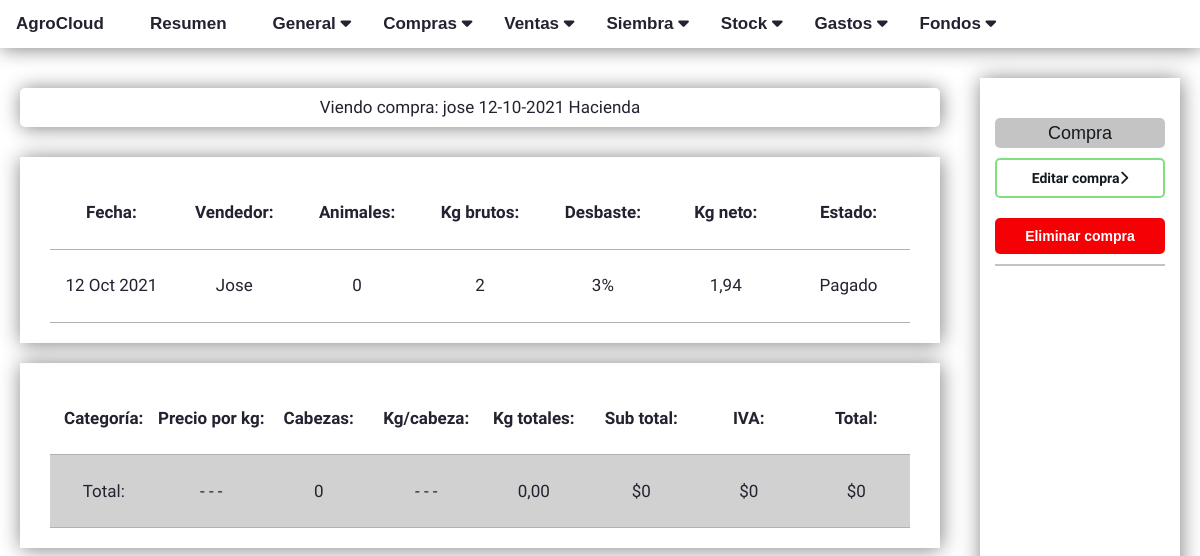
The app's page /purchases/3/ (signed in) with its own data.
### purchases/models.py (models this page shows, shortened)
class Purchases(models.Model):
    STATUS_CHOICES = (
        ('pagado','Pagado'),
        ('por pagar','Por pagar')
    )
    campo = models.ForeignKey(Land, on_delete=models.CASCADE)
    slug = models.SlugField(max_length=250,unique_for_date='date')
    client = models.CharField(max_length=250)
    date = models.DateTimeField(auto_now_add=True)
    brute_kg = models.IntegerField(default=0)
    desbaste = models.IntegerField(default=0)
    total_animals = models.IntegerField(default=0)
    status = models.CharField(max_length=15, choices=STATUS_CHOICES, default='por pagar')
    def __str__(self):
        return str(self.client) + ' ' + self.date.strftime("%d-%m-%Y") + ' Hacienda'
    def get_update_url(self):
        return reverse_lazy('purchases:purchase_update', args=[self.id])
    def calculate_total(self):
        animals = self.animal_set.all()
        kg_neto =  self.brute_kg - (self.brute_kg * (self.desbaste/100))
        try:
            kg_cabeza = kg_neto / self.total_animals
        except ZeroDivisionError:
            kg_cabeza = 0
        kg_totales=[]
        for animal in animals:
            kg_totales.append(animal.cantidad * kg_cabeza)
        animal_precio_kg =list(map(int,animals.values_list('precio_por_kg', flat=True)))
        sub_totals= [a * b for a, b in zip(animal_precio_kg, kg_totales)]
        animal_ivas = list(map(int,animals.values_list('iva', flat=True)))
        animal_totals = [a + b for a, b in zip(animal_ivas, sub_totals)]
        purchase_total = sum(animal_totals)
        return purchase_total
    def calculate_amount_to_pay(self):
        payments = self.payments
        self_checks = self.self_checks
        self_checks = [check for check in self_checks if check.estado != 'anulado']
        endorsed_checks = self.endorsed_checks
        check_payed = sum([int(check.monto) for check in self_checks ])
        payments_payed = sum(list(map(int,payments.values_list('monto', flat=True))))
        endorsed_payed = sum(list(map(int,endorsed_checks.values_list('monto', flat=True))))
        total_payed = check_payed + payments_payed + endorsed_payed
        amount_to_pay = self.calculate_total() - total_payed
        return amount_to_pay
    def change_status(self,val):
        STATUS_CHOICES = (
                ('pagado','Pagado'),
                ('por pagar','Por pagar')
        )
        status_dict = dict(STATUS_CHOICES)
        self.status = status_dict[val][:]
        self.save(update_fields=['status'])
    def save(self, *args, **kwargs):
        self.slug = unique_slug_generator(self, self.client, self.slug)
        super(Purchases, self).save(*args,**kwargs)
    class Meta:
        ordering = ('-date',)
    @property
    def payments(self):
        instance = self
        qs = Payments.objects.filter_by_instance(instance)
        return qs
    @property
    def self_checks(self):
        instance = self
        qs = SelfChecks.objects.filter_by_instance(instance)
        return qs
    @property
    def endorsed_checks(self):
        instance = self
        qs = EndorsedChecks.objects.filter_by_instance(instance)
        return qs
    @property
    def get_content_type(self):
        instace = self
        content_type = ContentType.objects.get_for_model(instace.__class__)
        return content_type

### purchases/views.py (the view, shortened to what this page needs)
# urls.py: path('<int:id>/', views.purchase_detail, name='purchase_detail'),
@login_required
def purchase_detail(request, id):
    purchase = get_object_or_404(Purchases, id=id)
    kg_neto =  purchase.brute_kg - (purchase.brute_kg * (purchase.desbaste/100))
    try:
        kg_cabeza = kg_neto / purchase.total_animals
    except ZeroDivisionError:
        kg_cabeza = 0
    animals = purchase.animal_set.all()
    kg_totales=[]
    for animal in animals:
        kg_totales.append(animal.cantidad * kg_cabeza)
    animal_cabezas = list(map(int,animals.values_list('cantidad', flat=True)))
    animal_precio_kg =list(map(int,animals.values_list('precio_por_kg', flat=True)))
    sub_totals= [a * b for a, b in zip(animal_precio_kg, kg_totales)]
    animal_ivas = list(map(int,animals.values_list('iva', flat=True)))
    animal_totals = [a + b for a, b in zip(animal_ivas, sub_totals)]
    total_sub_totals = sum(sub_totals)
    total_cabezas = sum(animal_cabezas)
    total_ivas = sum(animal_ivas)
    purchase_total = sum(animal_totals)
    total_kg_total = sum(kg_totales)
    payments = purchase.payments
    self_checks = purchase.self_checks
    self_checks = [check for check in self_checks if check.estado != 'anulado']
    print(self_checks)
    endorsed_checks = purchase.endorsed_checks
    third_p_checks = ThirdPartyChecks.objects.filter(estado='a depositar')
    if purchase.calculate_amount_to_pay() <= 0:
        purchase.change_status('pagado')
        purchase.save()
    initial_payment_data = {
        'content_type': purchase.get_content_type,
        'object_id': purchase.id,
    }
    payment_form = PaymentForm(request.POST or None, initial= initial_payment_data)
    self_check_form =SelfChecksForm(request.POST or None, initial=initial_payment_data)
    endorsed_checks_form = EndorsedChecksForm(request.POST or None, initial=initial_payment_data)
    purchase_zip = zip(animals,kg_totales,sub_totals,animal_ivas,animal_totals)
    money_zip = zip(payments,self_checks)
    if request.method == 'POST':
        destroy_object_form = DestroyObjectForm(data=request.POST)
        if destroy_object_form.is_valid() and request.POST.get('delete_token'):
            for check in endorsed_checks:
                check_id = check.third_p_id
                third_p_check = ThirdPartyChecks.objects.get(id=check_id)
                third_p_check.estado = 'a depositar'
                third_p_check.save()
                check.delete()
            for check in self_checks:
                check.delete()
            purchase.delete()
            return redirect('purchases:purchase_list')
    else:
        destroy_object_form = DestroyObjectForm()
    return render(request, 'purchases/purchase_detail.html',
                                    {'purchase' : purchase,
                                    'kg_neto': kg_neto,
                                    'kg_cabeza':kg_cabeza,
                                    'animal_cantidades':animal_precio_kg,
                                    'total_cabezas':total_cabezas,
                                    'total_sub_totals':total_sub_totals,
                                    'total_ivas':total_ivas,
                                    'purchase_total':purchase_total,
                                    'total_kg_total':total_kg_total,
                                    'payment_form':payment_form,
                                    'payments':payments,
                                    'self_checks':self_checks,
                                    'self_check_form':self_check_form,
                                    'purchase_zip':purchase_zip,
                                    'money_zip':money_zip,
                                    'third_p_checks':third_p_checks,
                                    'endorsed_checks_form':endorsed_checks_form,
                                    'endorsed_checks':endorsed_checks,
                                    'destroy_object_form':destroy_object_form,
                                    })

### payments/forms.py
class PaymentForm(ModelForm):
    class Meta:
        model = Payments
        fields = ['content_type', 'object_id', 'monto', 'tipo']
        widgets = {
            'content_type':forms.HiddenInput,
            'object_id': forms.HiddenInput,
        }

class SelfChecksForm(ModelForm):
    class Meta:
        model = SelfChecks
        fields = ['content_type', 'object_id', 'fecha_pago', 'banco_emision', 'numero_cheque', 'titular_cheque', 'monto' ]
        widgets = {
            'content_type':forms.HiddenInput,
            'object_id': forms.HiddenInput,
            'fecha_pago': DateInput,
        }

### account/context_processors.py (called while the page is built)
def base_data(request):
    data = {}
    if 'campaign' in request.session:
        data["campaign"] = request.session['campaign']
    elif Campaign.objects.all():
        data["campaign"] = Campaign.objects.all()[0].nombre
        request.session['campaign'] = Campaign.objects.all()[0].nombre
        request.session.modified = True
    else:
        data["campaign"] = []
        request.session['campaign'] = []
    return data

### cloudagro/utils.py (called while the page is built)
def unique_slug_generator(model_instance, title, slug_field):
    slug = slugify(title)
    model_class = model_instance.__class__
    while model_class._default_manager.filter(slug=slug).exists():
        object_pk = model_class._default_manager.latest('pk')
        object_pk = object_pk.pk + 1
        slug = f'{slug}-{object_pk}'
    return slug

### payments/models.py (called while the page is built)
    def filter_by_instance(self, instace):
        content_type = ContentType.objects.get_for_model(instace.__class__)
        obj_id = instace.id
        qs = super(PaymentManager,self).filter(content_type=content_type, object_id=obj_id)
        return qs

### purchases/templatetags/purchase_extras.py (called while the page is built)
def percentage(number):
    number = str(number) + '%'
    return number

### purchases/templates/purchases/purchase_detail.html (shortened to what this page needs)
{% extends "base.html" %}
{% load purchase_extras %}
{% load humanize %}
{% block content %}
<div class="info-container">
    <h1 id="list-title">Viendo compra: {{purchase}}</h1>
    <div id="wrapper">
        <div class="title-movement-card">
            <div id="card-row-1">
                <h2 id="title-client-tag">Fecha:</h2>
                <h2 id="title-client-tag">Vendedor:</h2>
                <h2 id="title-client-tag">Animales:</h2>
                <h2 id="title-client-tag">Kg brutos:</h2>
                <h2 id="title-client-tag">Desbaste:</h2>
                <h2 id="title-client-tag">Kg neto:</h2>
                <h2 id="title-client-tag">Estado:</h2>
            </div>
        </div>
        <div class="title-movement-card">
            <div id="card-row-1">
                <h2 id="client-tag">{{ purchase.date | date:"d M Y"}}</h2>
                <h2 id="client-tag">{{ purchase.client | capfirst }}</h2>
                <h2 id="client-tag">{{ purchase.total_animals }}</h2>
                <h2 id="client-tag">{{ purchase.brute_kg }}</h2>
                <h2 id="client-tag">{{ purchase.desbaste | percentage}}</h2>
                <h2 id="client-tag">{{ kg_neto }}</h2>
                {% if purchase.status == 'por pagar' %}
                <h2 id="client-tag">{{ purchase.status | capfirst }}</h2>
                {% else %}
                <h2 id="client-tag">{{ purchase.status | capfirst }}</h2>
                {% endif %}
            </div>
        </div>
    </div>
    <div id="wrapper">
        <div class="title-movement-card">
            <div id="card-row-1">
                <h2 id="title-client-tag">Categoría:</h2>
                <h2 id="title-client-tag">Precio por kg:</h2>
                <h2 id="title-client-tag">Cabezas:</h2>
                <h2 id="title-client-tag">Kg/cabeza:</h2>
                <h2 id="title-client-tag">Kg totales:</h2>
                <h2 id="title-client-tag">Sub total:</h2>
                <h2 id="title-client-tag">IVA:</h2>
                <h2 id="title-client-tag">Total:</h2>
            </div>
        </div>
        <div class="title-movement-card">
            <div id="total-card-row">
                <h2 id="client-tag">Total: </h2>
                <h2 id="client-tag">- - -</h2>
                <h2 id="client-tag">{{ total_cabezas }}</h2>
                <h2 id="client-tag">- - -</h2>
                <h2 id="client-tag">{{total_kg_total | floatformat:2 }}</h2>
                <h2 id="client-tag">${{ total_sub_totals | intcomma }}</h2>
                <h2 id="client-tag">${{ total_ivas | intcomma}}</h2>
                <h2 id="client-tag">${{ purchase_total | intcomma}}</h2>
            </div>
        </div>
    </div>
</div>
<div class="actions-sidebar">
    <div id="actions">
        <div id="action">
            <div id="action-section">
                Compra
            </div>
            <a href="{{purchase.get_update_url}}">
                <h1 id="edit-btn">Editar compra<i class="fa-solid fa-chevron-right"></i></h1>
            </a>
            <form method="post" id="delete-form" action="">
                <input type="button" id="delete-btn" value="Eliminar compra">
            </form>
        </div>
    </div>
</div>
{% endblock %}

### account/static/css/base.css (style rules this page uses)
* { box-sizing: border-box; }
:root { --main-color: #141a1e; --main-lighter-color: #64646400; --accent-color: #f9e9ec; --blue-accent-color: #0080ff; --red-accent-color: #f50004; --green-acent-color: #04c404; --orange-accent-color: #ff964f; }
html { height: 100%; width: 100%; }
body { margin: 0; padding: 0; height: 100%; width: 100%; font-family: helvetica, sans-serif; overflow-x: hidden; overflow-y: scroll; }
a { color: #fff; text-decoration: none; }
h1, h2, h3, h4, h5, h6 { font-family: "Muli", sans-serif; font-weight: normal; }
#delete-btn { font-size: 14px; width: 100%; color: #fff; padding: 10px 20px; font-weight: bolder; border-radius: 5px; border: none; transition: all 0.3s; background-color: #f50004; margin: 10px 0; }
#edit-btn { font-size: 14px; width: 100%; color: #fff; padding: 10px 20px; font-weight: bolder; border-radius: 5px; border: none; transition: all 0.3s; margin: 10px 0; text-align: center; color: #141a1e; border: 2px solid #80E080; }
.info-container { width: 80%; padding: 0 20px; padding-bottom: 50px; }
.actions-sidebar { width: 20%; padding: 0 20px; height: fit-content; min-height: 100vh; margin-top: 20px; }
#actions { width: 100%; height: fit-content; min-height: 100vh; padding: 20px 15px; box-shadow: 1px 1px 20px gray; }
#action-section { font-size: 18px; width: 100%; background-color: #c4c4c4; color: var(--main-color); text-align: center; padding: 5px; border-radius: 5px; font-weight: 500; }
#action { width: 100%; height: fit-content; border-bottom: 2px solid #c4c4c4; padding-top: 20px; }
#list-title { text-align: center; font-size: 17px; margin: 30px 0; background-color: #fff; color: #232230; padding: 10px; box-shadow: 1px 1px 20px gray; border-radius: 5px; }
.title-movement-card { padding: 0 30px; height: fit-content; background-color: transparent; font-size: 0.8vw; color: #232230; }
#title-client-tag { width: 20%; font-size: 17px; font-weight: bolder; text-align: center; padding: 5px 0; }
#client-tag { font-size: 17px; width: 20%; text-align: center; padding: 5px 0; }
#card-row-1 { display: flex; justify-content: space-around; align-items: center; text-align: left; width: 100%; padding: 7px 0; border-bottom: 1px solid rgb(177, 177, 177); }
#total-card-row { display: flex; justify-content: space-around; align-items: center; text-align: left; width: 100%; border-bottom: 1px solid rgb(177, 177, 177); background-color: #c4c4c4c4; padding: 7px 0; }
#wrapper { width: 100%; height: fit-content; margin: 20px 0px; box-shadow: 1px 1px 20px gray; padding: 20px 0; }
#delete-form { width: 100%; }

### records on screen
Purchases: client+date "jose 12-10-2021 Hacienda", date "12 Oct 2021", client "Jose", total_animals "0", brute_kg "2", desbaste|percentage "3%", status "Pagado"

### other values on screen
{{ kg_neto }} "1,94"
{{ total_cabezas }} "0"
{{ total_kg_total | floatformat:2 }} "0,00"
{{ total_sub_totals | intcomma }} "0"
{{ total_ivas | intcomma }} "0"
{{ purchase_total | intcomma }} "0"
